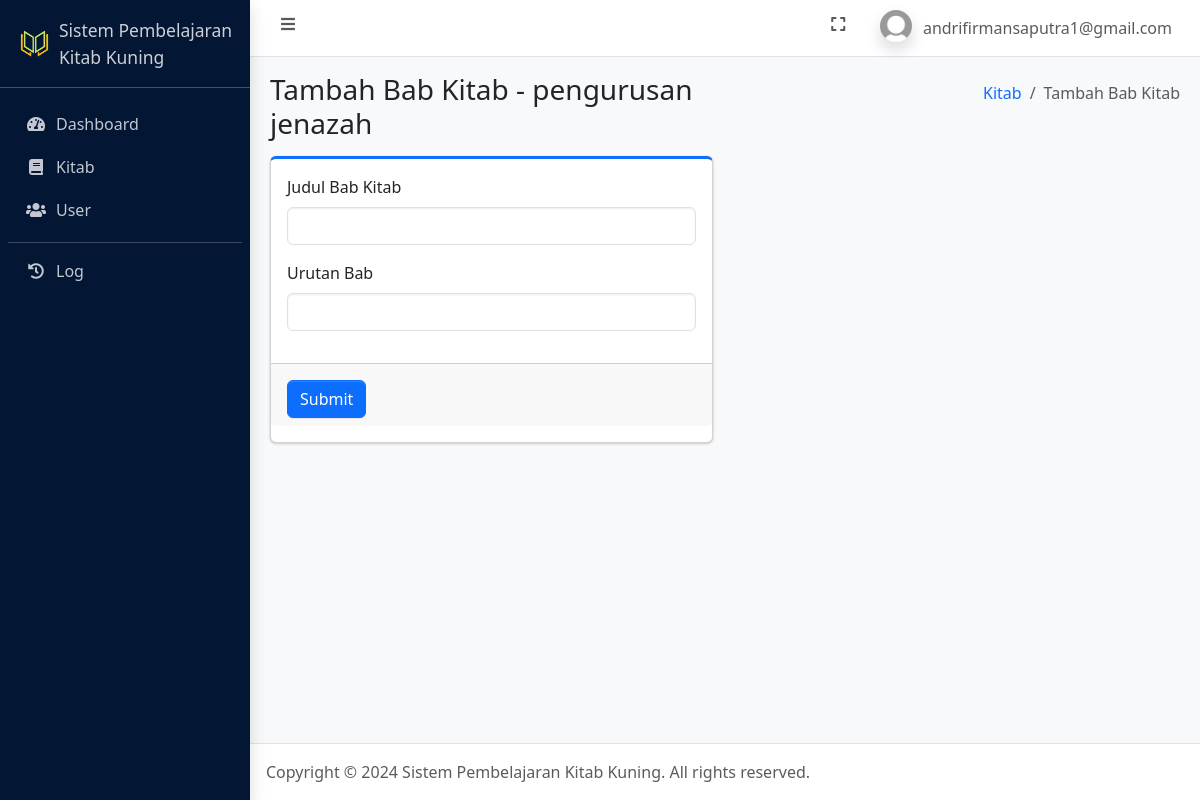
The page /tambah_bab_kitab.php?id_kitab=5 (signed in) on the database its author committed.
### tables this page shows
CREATE TABLE `user` (
  `id_user` int(11) NOT NULL,
  `nama_lengkap` varchar(100) NOT NULL,
  `email` varchar(100) NOT NULL,
  `password` varchar(255) NOT NULL,
  `role` enum('admin','pengguna') NOT NULL,
  `foto` text NOT NULL,
  `is_active` int(1) NOT NULL,
  `dibuat_pada` datetime NOT NULL DEFAULT current_timestamp()
);

CREATE TABLE `kitab` (
  `id_kitab` int(11) NOT NULL,
  `nama_kitab` varchar(255) NOT NULL,
  `pengarang` varchar(255) DEFAULT NULL,
  `jumlah_dibaca` int(11) DEFAULT NULL,
  `dibuat_pada` datetime NOT NULL DEFAULT current_timestamp()
);

### connection.php (called while the page is built, shortened)
<?php
	$host = 'localhost';
	$user = 'root';
	$pass = '';
	$database = 'pembelajaran_kitab_kuning';
	$conn = mysqli_connect($host, $user, $pass, $database);
    if (isset($_SESSION['id_user'])) {
    	$id_user = $_SESSION['id_user'];
		$dataUser = mysqli_fetch_assoc(mysqli_query($conn, "SELECT * FROM user WHERE id_user = $id_user"));
	}
?>

### tambah_bab_kitab.php (the view, shortened to what this page needs)
<?php
    require_once 'connection.php';
    $id_kitab = $_GET['id_kitab'];
    $data_kitab = mysqli_fetch_assoc(mysqli_query($conn, "SELECT * FROM kitab WHERE id_kitab = '$id_kitab'"));
?>
<!DOCTYPE html>
<html lang="en">
<head>
    <?php include_once 'include/head.php'; ?>
</head>
<body class="layout-fixed sidebar-expand-lg bg-body-tertiary">
    <div class="app-wrapper">
        <?php include_once 'include/navbar.php'; ?>
        <?php include_once 'include/sidebar.php'; ?>
        <main class="app-main">
            <div class="app-content-header">
                <div class="container-fluid">
                    <div class="row">
                        <div class="col-sm-6">
                            <h3 class="mb-0">Tambah Bab Kitab - <?= $data_kitab['nama_kitab']; ?></h3>
                        </div>
                        <div class="col-sm-6">
                            <ol class="breadcrumb float-sm-end">
                                <li class="breadcrumb-item"><a href="kitab.php">Kitab</a></li>
                                <li class="breadcrumb-item active" aria-current="page">
                                    Tambah Bab Kitab
                                </li>
                            </ol>
                        </div>
                    </div>
                </div>
            </div>
            <div class="app-content">
                <div class="container-fluid">
                    <div class="row">
                        <div class="col-6">
                            <div class="card card-primary card-outline mb-4">
                                <form method="post" enctype="multipart/form-data">
                                    <div class="card-body">
                                        <div class="mb-3">
                                            <label for="judul_bab_kitab" class="form-label">Judul Bab Kitab</label>
                                            <input type="text" class="form-control" id="judul_bab_kitab" name="judul_bab_kitab" required>
                                        </div>
                                        <div class="mb-3">
                                            <label for="urutan_bab" class="form-label">Urutan Bab</label>
                                            <input type="text" class="form-control" id="urutan_bab" name="urutan_bab" required>
                                        </div>
                                    </div>
                                    <div class="card-footer pt-3">
                                        <button type="submit" name="btnTambahBabKitab" class="btn btn-primary">Submit</button>
                                    </div>
                                </form>
                            </div>
                        </div>
                    </div>
                </div>
            </div>
        </main>
        <?php include_once 'include/footer.php'; ?>
    </div>
</body>
</html>

### include/navbar.php (shortened to what this page needs)
<nav class="app-header navbar navbar-expand bg-body">
    <div class="container-fluid">
        <ul class="navbar-nav">
            <li class="nav-item"> <a class="nav-link" data-lte-toggle="sidebar" href="#" role="button"> <i class="fas fa-fw fa-bars"></i> </a> </li>
        </ul>
        <ul class="navbar-nav ms-auto">
            <li class="nav-item"> <a class="nav-link" href="#" data-lte-toggle="fullscreen"> <i data-lte-icon="maximize" class="fas fa-fw fa-expand"></i> </a> </li>
            <li class="nav-item dropdown user-menu">
                <a href="#" class="nav-link dropdown-toggle" data-bs-toggle="dropdown" aria-expanded="false">
                    <img src="assets/img/profiles/default.jpg" class="user-image rounded-circle shadow" alt="User Image">
                    <span class="d-none d-md-inline"><?= $dataUser['email']; ?></span>
                </a>
            </li>
        </ul>
    </div>
</nav>

### rows shown on the page
user: email "andrifirmansaputra1@gmail.com"
kitab: nama_kitab "pengurusan jenazah"
